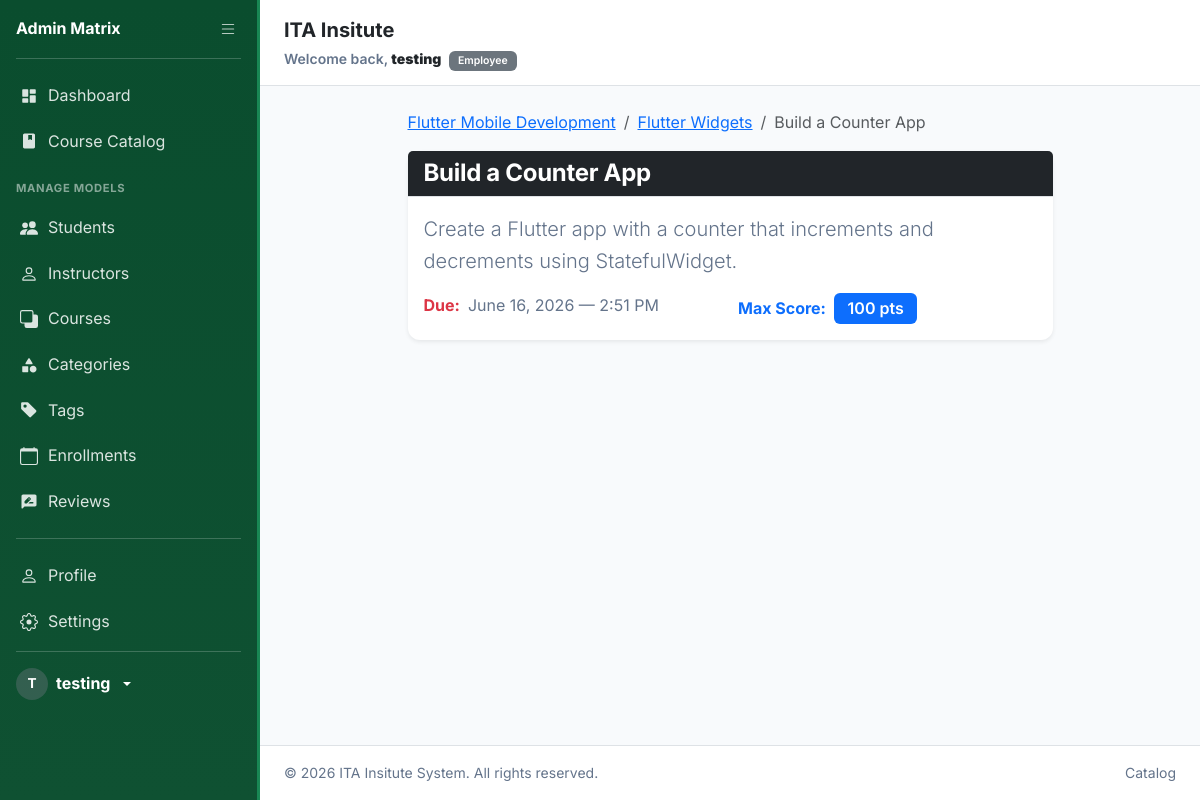
The page /assignments/3/ (signed in) on the database its author committed.
### Learning_System/models.py (models this page shows, shortened)
class User(AbstractUser):
    ROLE_CHOICES = (
        ('student', 'Student'),
        ('instructor', 'Instructor'),
        ('employee', 'Employee'),
    )
    role = models.CharField(max_length=15, choices=ROLE_CHOICES, default='student')

class Lesson(models.Model):
    course = models.ForeignKey(Course, on_delete=models.CASCADE, related_name='lessons')
    title = models.CharField(max_length=200)
    description = models.TextField(blank=True)
    video_url = models.URLField(blank=True, help_text="External video streaming link")
    video_file = models.FileField(upload_to='videos/', blank=True, null=True)
    document = models.FileField(upload_to='documents/', blank=True, null=True, help_text="PDF or reading material")
    order = models.PositiveIntegerField(default=0)
    class Meta:
        ordering = ['order']

class Course(models.Model):
    instructor = models.ForeignKey(Instructor, on_delete=models.CASCADE, related_name='courses')
    category = models.ForeignKey(Category, on_delete=models.SET_NULL, null=True, related_name='courses')
    tags = models.ManyToManyField(Tag, blank=True, related_name='courses')
    title = models.CharField(max_length=200)
    description = models.TextField()
    price = models.DecimalField(max_digits=8, decimal_places=2, default=0.00)
    image = models.ImageField(upload_to='course_images/', blank=True, null=True)
    is_published = models.BooleanField(default=False)
    created_at = models.DateTimeField(auto_now_add=True)

class Assignment(models.Model):
    lesson = models.ForeignKey(Lesson, on_delete=models.CASCADE, related_name='assignments')
    title = models.CharField(max_length=200)
    description = models.TextField()
    due_date = models.DateTimeField()
    max_score = models.PositiveIntegerField(default=100)
    instructor_file = models.FileField(upload_to='assignment_files/', blank=True, null=True, help_text="Optional: Upload answer key, reference materials, or instructions")

### Learning_System/views.py (the view, shortened to what this page needs)
# urls.py: path('assignments/<int:pk>/', views.AssignmentDetailView.as_view(), name='assignment_detail'),
class AssignmentDetailView(LoginRequiredMixin, View):
    def get(self, request, pk):
        assignment = get_object_or_404(Assignment, pk=pk)
        lesson = assignment.lesson
        context = {'assignment': assignment, 'lesson': lesson}
        return render(request, 'assignment_detail.html', context)

### templates/assignment_detail.html (shortened to what this page needs)
{% extends 'base.html' %}
{% load video_filters %}
{% block content %}
<div class="row justify-content-center">
  <div class="col-lg-9">
    <nav aria-label="breadcrumb" class="mb-3">
      <ol class="breadcrumb">
        <li class="breadcrumb-item"><a href="{% url 'course_detail' lesson.course.id %}">{{ lesson.course.title }}</a></li>
        <li class="breadcrumb-item"><a href="{% url 'lesson_detail' lesson.id %}">{{ lesson.title }}</a></li>
        <li class="breadcrumb-item active">{{ assignment.title }}</li>
      </ol>
    </nav>
    <div class="card shadow-sm border-0 mb-4">
      <div class="card-header bg-dark text-white d-flex justify-content-between align-items-center">
        <h4 class="mb-0 text-white">{{ assignment.title }}</h4>
      </div>
      <div class="card-body">
        <p class="lead text-muted">{{ assignment.description }}</p>
        <div class="row g-3">
          <div class="col-sm-6">
            <div class="d-flex align-items-center gap-2">
              <span class="text-danger fw-bold">Due:</span>
              <span class="text-muted">{{ assignment.due_date|date:"N j, Y — g:i A" }}</span>
            </div>
          </div>
          <div class="col-sm-6">
            <div class="d-flex align-items-center gap-2">
              <span class="text-primary fw-bold">Max Score:</span>
              <span class="badge bg-primary fs-6">{{ assignment.max_score }} pts</span>
            </div>
          </div>
        </div>
      </div>
    </div>
  </div>
</div>
{% endblock %}

### templates/base.html (shortened to what this page needs)
{% load static %}
<!DOCTYPE html>
<html lang="en" data-theme="">
<head>
    <link href="https://cdn.jsdelivr.net/npm/bootstrap@5.3.0/dist/css/bootstrap.min.css" rel="stylesheet">
    <link rel="stylesheet" href="{% static 'css/style.css' %}">
</head>
<body>
    <div class="sidebar-container d-flex flex-column flex-shrink-0" id="appSidebar">
        {% if user.is_authenticated %}
        {% if user.role == 'student' %}{% include 'nav_student.html' %}
        {% elif user.role == 'instructor' %}{% include 'nav_instructor.html' %}
        {% elif user.role == 'employee' %}{% include 'nav_employee.html' %}
        {% endif %}
        {% else %}{% include 'nav_anonymous.html' %}{% endif %}
    </div>
    <div class="main-content">
        <header class="app-header">
            <div>
                <span class="fs-5 fw-bold text-dark d-md-block">ITA Insitute</span>
                <span class="text-muted small fw-semibold d-none d-md-inline">
                    {% if user.is_authenticated %}
                    Welcome back, <strong class="text-dark">{{ user.get_full_name|default:user.username }}</strong>
                    <span class="badge bg-secondary ms-1">{{ user.role|capfirst }}</span>
                    {% else %}
                    Welcome to ITA Insitute Portal
                    {% endif %}
                </span>
            </div>
        </header>
        <div class="content-body">
            <div class="container-fluid">
                {% block content %}{% endblock %}
            </div>
        </div>
        <footer class="app-footer">
            <div
                class="container-fluid p-0 d-flex flex-column flex-sm-row justify-content-between align-items-center gap-2">
                <span>&copy; 2026 ITA Insitute System. All rights reserved.</span>
                <div class="d-flex gap-3">
                    <a href="{% url 'course_list' %}" class="text-muted text-decoration-none hover-dark">Catalog</a>
                </div>
            </div>
        </footer>
    </div>
</body>
</html>

### templates/nav_employee.html (shortened to what this page needs)
<div class="sidebar sidebar--employee d-flex flex-column text-white" id="employeeSidebar">
    <div class="sidebar-brand d-flex align-items-center justify-content-between p-3">
        <a href="{% url 'employee_dashboard' %}" class="text-white text-decoration-none sidebar-brand-text fw-bold fs-6">Admin Matrix</a>
        <button class="sidebar-toggle-btn" id="sidebarToggle" aria-label="Toggle sidebar">
        </button>
    </div>
    <hr class="border-white border-opacity-25 mx-3 mt-0">
    <ul class="nav flex-column mb-auto gap-1 px-2">
        <li class="sidebar-nav-item">
            <a href="{% url 'employee_dashboard' %}" class="sidebar-link {% if '/dashboard/employee/' in request.path %}active{% endif %}" title="Dashboard">
                <span class="sidebar-label">Dashboard</span>
            </a>
        </li>
        <li class="sidebar-nav-item">
            <a href="{% url 'course_list' %}" class="sidebar-link {% if request.path == '/courses/' %}active{% endif %}" title="Catalog">
                <span class="sidebar-label">Course Catalog</span>
            </a>
        </li>
        <li class="sidebar-nav-item mt-2">
            <span class="sidebar-section-label text-uppercase fw-bold small text-white-50 px-2">Manage Models</span>
        </li>
        <li class="sidebar-nav-item">
            <a href="{% url 'employee_model_list' 'student' %}" class="sidebar-link {% if '/student/' in request.path %}active{% endif %}" title="Students">
                <span class="sidebar-label">Students</span>
            </a>
        </li>
        <li class="sidebar-nav-item">
            <a href="{% url 'employee_model_list' 'instructor' %}" class="sidebar-link {% if '/instructor/' in request.path %}active{% endif %}" title="Instructors">
                <span class="sidebar-label">Instructors</span>
            </a>
        </li>
        <li class="sidebar-nav-item">
            <a href="{% url 'employee_model_list' 'course' %}" class="sidebar-link {% if '/course/' in request.path %}active{% endif %}" title="Courses">
                <svg xmlns="http://www.w3.org/2000/svg" width="18" height="18" fill="currentColor" viewBox="0 0 16 16"><path d="M0 2a2 2 0 0 1 2-2h8a2 2 0 0 1 2 2v2h2a2 2 0 0 1 2 2v8a2 2 0 0 1-2 2H6a2 2 0 0 1-2-2v-2H2a2 2 0 0 1-2-2V2zm2-1a1 1 0 0 0-1 1v8a1 1 0 0 0 1 1h8a1 1 0 0 0 1-1V2a1 1 0 0 0-1-1H2z"/></svg>
                <span class="sidebar-label">Courses</span>
            </a>
        </li>
        <li class="sidebar-nav-item">
            <a href="{% url 'employee_model_list' 'category' %}" class="sidebar-link {% if '/category/' in request.path %}active{% endif %}" title="Categories">
                <span class="sidebar-label">Categories</span>
            </a>
        </li>
        <li class="sidebar-nav-item">
            <a href="{% url 'employee_model_list' 'tag' %}" class="sidebar-link {% if '/tag/' in request.path %}active{% endif %}" title="Tags">
                <svg xmlns="http://www.w3.org/2000/svg" width="18" height="18" fill="currentColor" viewBox="0 0 16 16"><path d="M2 1a1 1 0 0 0-1 1v4.586a1 1 0 0 0 .293.707l7 7a1 1 0 0 0 1.414 0l4.586-4.586a1 1 0 0 0 0-1.414l-7-7A1 1 0 0 0 6.586 1H2zm4 3.5a1.5 1.5 0 1 1-3 0 1.5 1.5 0 0 1 3 0z"/></svg>
                <span class="sidebar-label">Tags</span>
            </a>
        </li>
        <li class="sidebar-nav-item">
            <a href="{% url 'employee_model_list' 'enrollment' %}" class="sidebar-link {% if '/enrollment/' in request.path %}active{% endif %}" title="Enrollments">
                <svg xmlns="http://www.w3.org/2000/svg" width="18" height="18" fill="currentColor" viewBox="0 0 16 16"><path d="M3.5 0a.5.5 0 0 1 .5.5V1h8V.5a.5.5 0 0 1 1 0V1h1a2 2 0 0 1 2 2v11a2 2 0 0 1-2 2H2a2 2 0 0 1-2-2V3a2 2 0 0 1 2-2h1V.5a.5.5 0 0 1 .5-.5zM1 4v10a1 1 0 0 0 1 1h12a1 1 0 0 0 1-1V4H1z"/></svg>
                <span class="sidebar-label">Enrollments</span>
            </a>
        </li>
        <li class="sidebar-nav-item">
            <a href="{% url 'employee_model_list' 'review' %}" class="sidebar-link {% if '/review/' in request.path %}active{% endif %}" title="Reviews">
                <span class="sidebar-label">Reviews</span>
            </a>
        </li>
    </ul>
    <hr class="border-white border-opacity-25 mx-3">
    <ul class="nav flex-column gap-1 px-2 mb-2">
        <li class="sidebar-nav-item">
            <a href="{% url 'profile' %}" class="sidebar-link {% if request.path == '/profile/' %}active{% endif %}" title="Profile">
                <span class="sidebar-label">Profile</span>
            </a>
        </li>
        <li class="sidebar-nav-item">
            <a href="{% url 'settings' %}" class="sidebar-link {% if request.path == '/settings/' %}active{% endif %}" title="Settings">
                <span class="sidebar-label">Settings</span>
            </a>
        </li>
    </ul>
    <hr class="border-white border-opacity-25 mx-3 mt-0">
    <div class="dropdown px-3 pb-3">
        <a href="#" class="d-flex align-items-center gap-2 text-white text-decoration-none dropdown-toggle" id="dropdownUser3" data-bs-toggle="dropdown" aria-expanded="false">
            <div class="sidebar-avatar sidebar-avatar--employee">{{ user.username|slice:":1"|upper }}</div>
            <strong class="sidebar-label sidebar-username">{{ user.username }}</strong>
        </a>
    </div>
</div>

### static/css/style.css (style rules this page uses)
:root { --primary: #0a4d2e; --primary-hover: #0f5132; --primary-light: #d1e7dd; --accent: #198754; --bg: #f8fafc; --bg-secondary: #f1f5f9; --card-bg: #ffffff; --card-border: #dee2e6; --card-shadow: rgba(0, 0, 0, 0.05); --text: #1e293b; --text-muted: #64748b; --text-truncate: #1e293b; --heading: #0a4d2e; --input-bg: #ffffff; --input-border: #ced4da; --table-head-bg: #f1f5f9; --table-head-text: #0a4d2e; --hr: #cbd5e1; --transition: 0.25s ease; }
html, body { height: 100%; margin: 0; padding: 0; }
body { background-color: var(--bg); color: var(--text); font-family: 'Inter', system-ui, -apple-system, sans-serif; line-height: 1.6; transition: background-color var(--transition), color var(--transition); }
h1, h2, h3, h4, h5, h6 { font-weight: 700; color: var(--heading); letter-spacing: -0.3px; }
.text-muted { color: var(--text-muted) !important; }
hr { border-top: 1px solid var(--hr); opacity: 0.8; }
.card { background: var(--card-bg); border: 1px solid var(--card-border); border-radius: 12px; box-shadow: 0 2px 8px var(--card-shadow); transition: transform 0.22s cubic-bezier(0.4, 0, 0.2, 1), box-shadow 0.22s ease, background-color var(--transition), border-color var(--transition); }
.card-header { background-color: var(--bg-secondary); border-bottom: 1px solid var(--card-border); transition: background-color var(--transition); }
.badge { font-weight: 600; padding: 0.45em 0.85em; border-radius: 6px; }
.sidebar-container { background: linear-gradient(180deg, #0a4d2e, #0f5132); border-right: 3px solid #198754; transition: background var(--transition); }
@media (min-width: 768px) { .sidebar-container { height: 100vh; position: fixed; top: 0; left: 0; bottom: 0; } }
.sidebar-avatar { width: 32px; height: 32px; font-size: 1.1rem; display: flex; align-items: center; justify-content: center; border-radius: 50%; flex-shrink: 0; }
.sidebar-username { max-width: 130px; overflow: hidden; text-overflow: ellipsis; white-space: nowrap; }
.main-content { background-color: var(--bg); transition: background-color var(--transition); }

### templates/base.html (style rules this page uses)
html, body { height: 100%; margin: 0; padding: 0; }
body { display: flex; flex-direction: column; }
.sidebar-container { width: 260px; flex-shrink: 0; transition: width 0.25s ease; overflow: hidden; }
.sidebar-link { display: flex; align-items: center; gap: 10px; padding: 0.5rem 0.75rem; border-radius: 8px; color: rgba(255, 255, 255, 0.85); text-decoration: none; white-space: nowrap; transition: background 0.15s ease; }
.sidebar-avatar { width: 32px; height: 32px; border-radius: 50%; background: rgba(255, 255, 255, 0.2); color: #fff; display: flex; align-items: center; justify-content: center; font-weight: 700; font-size: 0.85rem; flex-shrink: 0; }
.sidebar-avatar--employee { background: rgba(108, 117, 125, 0.4); }
.sidebar-toggle-btn { display: flex; align-items: center; gap: 10px; background: none; border: none; color: rgba(255, 255, 255, 0.7); cursor: pointer; padding: 4px; border-radius: 6px; transition: background 0.15s; flex-shrink: 0; }
.sidebar-brand { border-bottom: none; flex-shrink: 0; }
.sidebar-section-label { display: block; padding: 0.35rem 0.5rem; font-size: 0.7rem; letter-spacing: 0.06em; }
@media (min-width: 768px) { body { flex-direction: row; } }
@media (min-width: 768px) { .sidebar-container { position: fixed; top: 0; left: 0; height: 100vh; z-index: 200; overflow-y: auto; overflow-x: hidden; } }
@media (min-width: 768px) { .main-content { flex-grow: 1; margin-left: 260px; transition: margin-left 0.25s ease; } }
.main-content { display: flex; flex-direction: column; min-height: 100vh; padding: 0 !important; }
.content-body { flex-grow: 1; padding: 1.5rem; }
.app-header { background-color: var(--card-bg); border-bottom: 1px solid var(--card-border); padding: 0.85rem 1.5rem; display: flex; justify-content: space-between; align-items: center; position: sticky; top: 0; z-index: 100; }
.app-footer { background-color: var(--card-bg); border-top: 1px solid var(--card-border); padding: 1rem 1.5rem; margin-top: auto; color: var(--text-muted); font-size: 0.875rem; }

### rows shown on the page
User: username "T", username "testing", get_full_name "testing", role "Employee"
Lesson: course "Flutter Mobile Development", title "Flutter Widgets"
Assignment: title "Build a Counter App", description "Create a Flutter app with a counter that increments and decrements using StatefulWidget.", due_date "June 16, 2026 — 2:51 PM", max_score "100"
